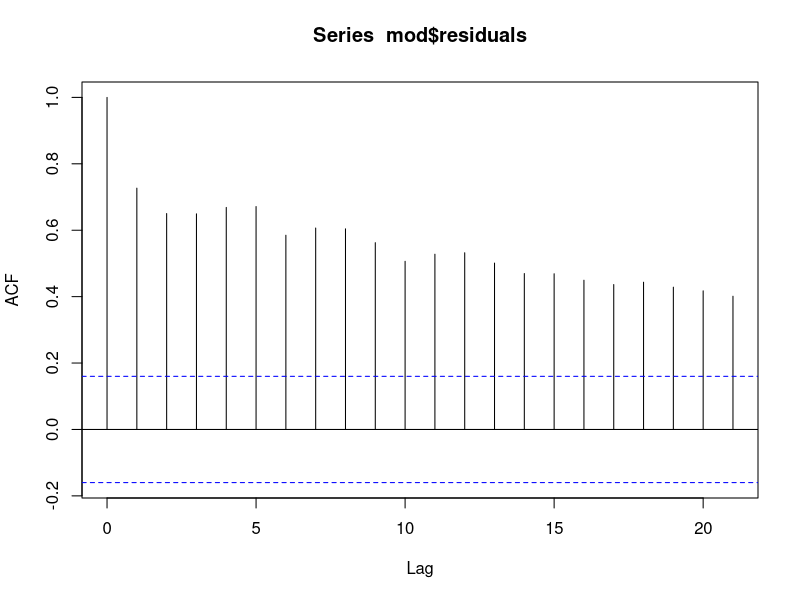

R code for this plot: (Note: this script raises an error after producing the figure.)
######n_ing_empleados

library(datasets)

set.seed(222)
r1=runif(1,min=10, max=80)
r2=runif(1,min=5, max=30)



data(iris)


a<-iris$Sepal.Width*r1
b<-iris$Petal.Width*r2
datos1=data.frame("n_empleados"=b, "ingresos"=a)

mod=lm(ingresos~n_empleados, data=datos1)
summary(mod)

write.csv(datos1,'data\\ing_empleados.csv')

confint(mod,level=0.99)

###al reves
mod=lm(n_empleados~ingresos, data=datos1)
summary(mod)
confint(mod,level=0.99)
predict(mod, interval='confidence')
shapiro.test(mod$residuals)
acf(mod$residuals)

bptest(mod)
bgtest(mod)
dwtest(mod)
##############

x= rnorm(30, mean=100, sd=15)
y=-0.05*x+ rnorm(30)

turistas_robos=data.frame('n_robos'=x,'flujo_turistas'=y)
#write.csv(turistas_robos, 'data\\turistas_robos.csv')

d=read.csv('data\\turistas_robos.csv')
plot(y~x)
mod=lm(flujo_turistas~n_robos, data=d)
summary(mod)
abline(mod)

shapiro.test(mod$residuals)
bptest(mod)
library(lmtest)


confint(mod, level=0.89)

predict(mod, interval='confidence')

shapiro.test(mod$residuals)

acf(mod$residuals)

bptest(mod)
bgtest(mod)
dwtest(mod)


######

mod=lm(n_robos~flujo_turistas, data=d)
summary(mod)
abline(mod)

shapiro.test(mod$residuals)
bptest(mod)
library(lmtest)


confint(mod, level=0.89)

predict(mod, interval='confidence')

shapiro.test(mod$residuals)

acf(mod$residuals)

bptest(mod)
bgtest(mod)
dwtest(mod)
